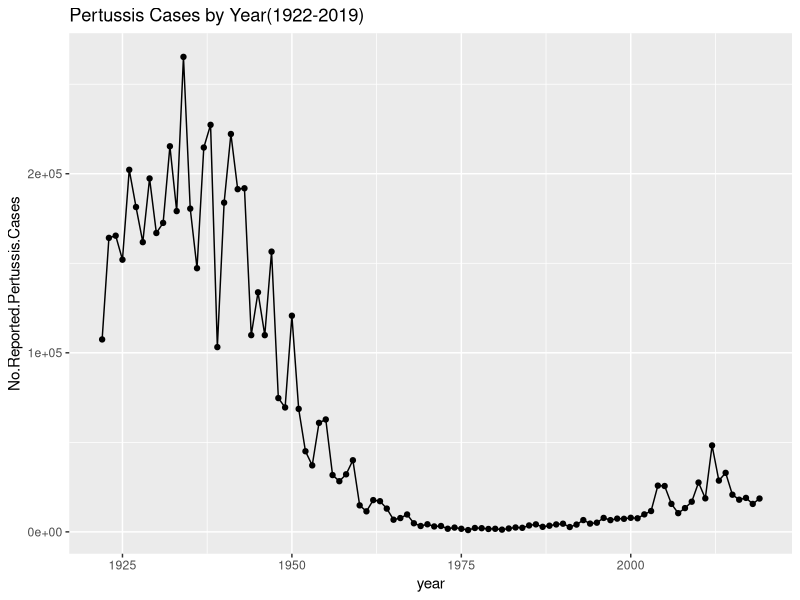
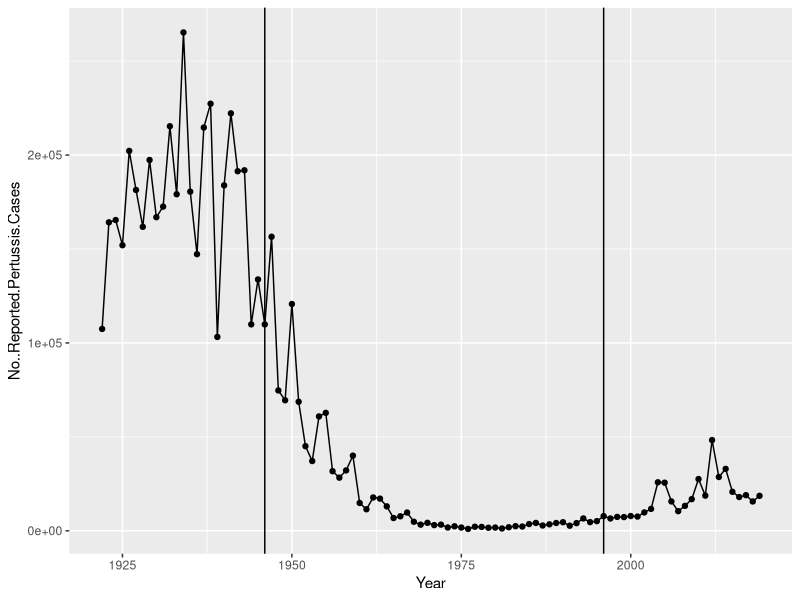
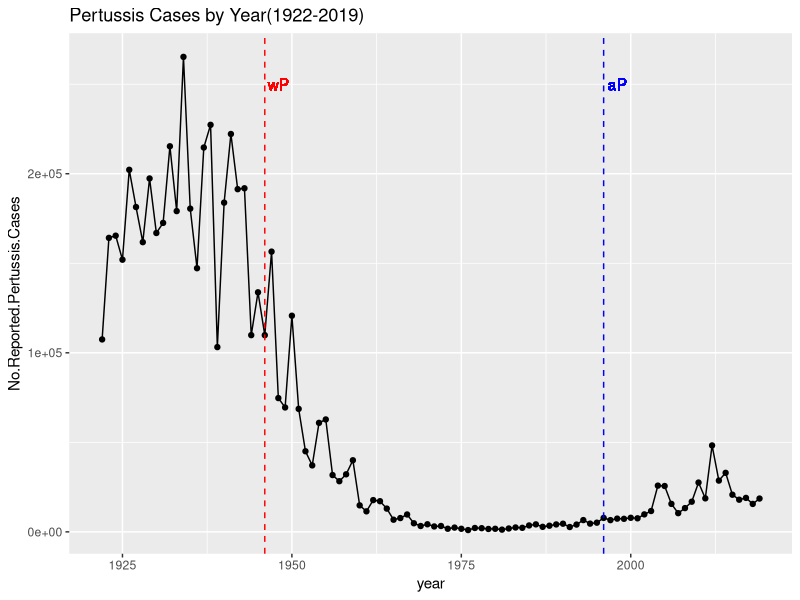

Generate these figures, in order, with R: (Note: this script raises an error after producing the figures.)
## ---- chunk 1
##install.packages("datapasta")
## ---- chunk 2
cdc <- data.frame(
                                 Year = c(1922L,1923L,1924L,1925L,
                                          1926L,1927L,1928L,1929L,1930L,1931L,
                                          1932L,1933L,1934L,1935L,1936L,
                                          1937L,1938L,1939L,1940L,1941L,1942L,
                                          1943L,1944L,1945L,1946L,1947L,
                                          1948L,1949L,1950L,1951L,1952L,
                                          1953L,1954L,1955L,1956L,1957L,1958L,
                                          1959L,1960L,1961L,1962L,1963L,
                                          1964L,1965L,1966L,1967L,1968L,1969L,
                                          1970L,1971L,1972L,1973L,1974L,
                                          1975L,1976L,1977L,1978L,1979L,1980L,
                                          1981L,1982L,1983L,1984L,1985L,
                                          1986L,1987L,1988L,1989L,1990L,
                                          1991L,1992L,1993L,1994L,1995L,1996L,
                                          1997L,1998L,1999L,2000L,2001L,
                                          2002L,2003L,2004L,2005L,2006L,2007L,
                                          2008L,2009L,2010L,2011L,2012L,
                                          2013L,2014L,2015L,2016L,2017L,2018L,
                                          2019L),
         No..Reported.Pertussis.Cases = c(107473,164191,165418,152003,
                                          202210,181411,161799,197371,
                                          166914,172559,215343,179135,265269,
                                          180518,147237,214652,227319,103188,
                                          183866,222202,191383,191890,109873,
                                          133792,109860,156517,74715,69479,
                                          120718,68687,45030,37129,60886,
                                          62786,31732,28295,32148,40005,
                                          14809,11468,17749,17135,13005,6799,
                                          7717,9718,4810,3285,4249,3036,
                                          3287,1759,2402,1738,1010,2177,2063,
                                          1623,1730,1248,1895,2463,2276,
                                          3589,4195,2823,3450,4157,4570,
                                          2719,4083,6586,4617,5137,7796,6564,
                                          7405,7298,7867,7580,9771,11647,
                                          25827,25616,15632,10454,13278,
                                          16858,27550,18719,48277,28639,32971,
                                          20762,17972,18975,15609,18617)
       )
## ---- chunk 3
View(cdc)
## ---- chunk 4
library(ggplot2)
## ---- chunk 5
ggplot(cdc) +
  aes(Year, No..Reported.Pertussis.Cases) +
  geom_point() +
  geom_line() +
  labs(x="year", y="No.Reported.Pertussis.Cases", title="Pertussis Cases by Year(1922-2019)")
## ---- chunk 6
baseplot <- ggplot(cdc) +
  aes(Year, No..Reported.Pertussis.Cases) +
  geom_point() +
  geom_line() +
  labs(x="year", y="No.Reported.Pertussis.Cases", title="Pertussis Cases by Year(1922-2019)")
## ---- chunk 7
ggplot(cdc) +
  aes(Year, No..Reported.Pertussis.Cases) +
  geom_point() +
  geom_line() + geom_vline(xintercept=1996) + geom_vline(xintercept=1946)
  labs(x="year", y="No.Reported.Pertussis.Cases", title="Pertussis Cases by Year(1922-2019)")
## ---- chunk 8
baseplot + geom_vline(xintercept = 1946, color="red", linetype=2) + geom_vline(xintercept = 1996, color="blue", linetype=2) + geom_text(x=1948, y=250000, label="wP", col="red") + geom_text(x=1998, y=250000, label="aP", col="blue")
## ---- chunk 9
# Allows us to read, write and process JSON data
library(jsonlite)
## ---- chunk 10
subject <- read_json("https://www.cmi-pb.org/api/subject", simplifyVector = TRUE)
## ---- chunk 11
head(subject, 3)
## ---- chunk 12
table(subject$infancy_vac)
## ---- chunk 13
table(subject$biological_sex)
## ---- chunk 14
#View(subject)
## ---- chunk 15
table(subject$race, subject$biological_sex)
## ---- chunk 16
library(lubridate)
## ---- chunk 17
today()
## ---- chunk 18
today() - ymd("2000-01-01")
## ---- chunk 19
time_length( today() - ymd("2000-01-01"),  "years")
## ---- chunk 20
# Use todays date to calculate age in days
subject$age <- time_length( today() - ymd(subject$year_of_birth), "years")
## ---- chunk 21
library(dplyr)

ap <- subject %>% filter(infancy_vac == "aP")

round( summary(ap$age))
## ---- chunk 22
wp <- subject %>% filter(infancy_vac == "wP")

round( summary(wp$age))
## ---- chunk 23
t.test(ap$age, wp$age)
## ---- chunk 24
int <- ymd(subject$date_of_boost) - ymd(subject$year_of_birth)
age_at_boost <- time_length(int, "year")
head(age_at_boost)
## ---- chunk 25
summary(subject$age)
## ---- chunk 26
ggplot(subject) + aes(age)+ geom_histogram()
## ---- chunk 27
ggplot(subject) +
  aes(time_length(age, "year"),
      fill=as.factor(infancy_vac)) +
  geom_histogram(show.legend=FALSE) +
  facet_wrap(vars(infancy_vac), nrow=2) 
## ---- chunk 28
x <- t.test(time_length( wp$age, "years" ),
       time_length( ap$age, "years" ))

x$p.value
## ---- chunk 29
specimen <- read_json("https://www.cmi-pb.org/api/specimen", simplifyVector = TRUE) 
titer <- read_json("https://www.cmi-pb.org/api/ab_titer", simplifyVector = TRUE) 
## ---- chunk 30
head(specimen)
## ---- chunk 31
library(dplyr)
meta <- inner_join(specimen, subject)
dim(meta)
## ---- chunk 32
titer <- read_json("http://cmi-pb.org/api/ab_titer", simplifyVector = TRUE)
## ---- chunk 33
head(titer)
## ---- chunk 34
abdata <- inner_join(titer, meta)
dim(abdata)
## ---- chunk 35
table(abdata$isotype)
## ---- chunk 36
ggplot(abdata) + aes(MFI, antigen) + geom_boxplot()
## ---- chunk 37
ggplot(abdata) + aes(MFI_normalised, antigen) + geom_boxplot()
## ---- chunk 38
table(abdata$visit)
## ---- chunk 39
ig1 <- abdata %>% filter(isotype == "IgG1", visit!=8)
head(ig1)
## ---- chunk 40
ggplot(ig1) +
  aes(MFI, antigen) +
  geom_boxplot()
## ---- chunk 41
ggplot(ig1) +
  aes(MFI, antigen) +
  geom_boxplot() + 
  facet_wrap(vars(visit), nrow=2)
## ---- chunk 42
ggplot(ig1) +
  aes(MFI, antigen, col=infancy_vac ) +
  geom_boxplot(show.legend = FALSE) + 
  facet_wrap(vars(visit), nrow=2) +
  theme_bw()
## ---- chunk 43
ggplot(ig1) +
  aes(MFI, antigen, col=infancy_vac ) +
  geom_boxplot(show.legend = FALSE) + 
  facet_wrap(vars(infancy_vac, visit), nrow=2)
## ---- chunk 44
filter(ig1, antigen=="Measles") %>%
  ggplot() +
  aes(MFI, col=infancy_vac) +
  geom_boxplot(show.legend = TRUE) +
  facet_wrap(vars(visit)) +
  theme_bw()
